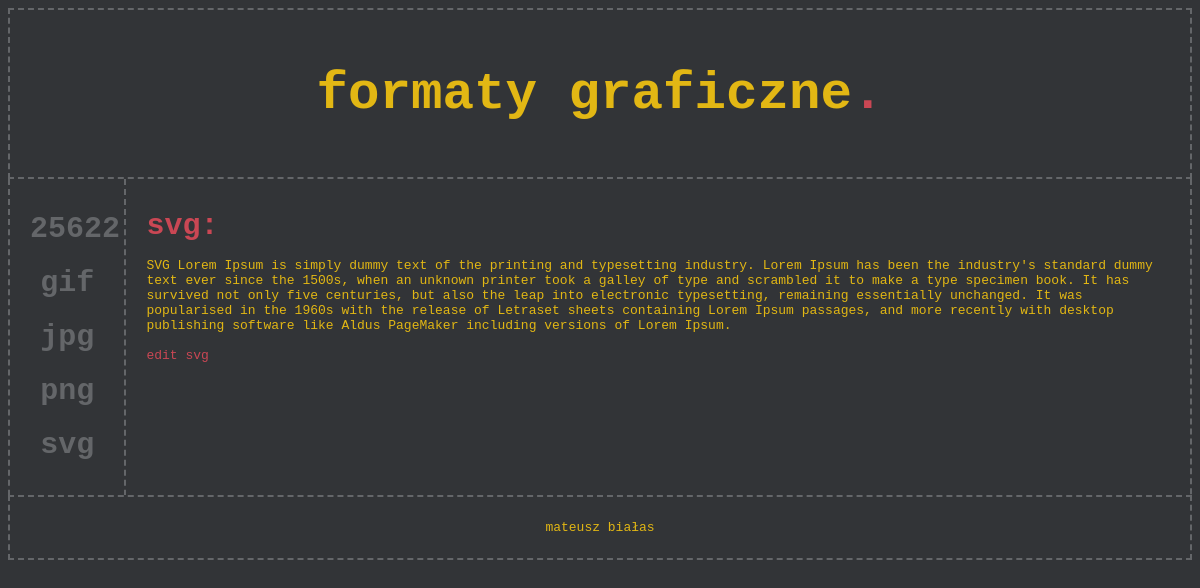
Page /format.php?id=svg on the committed database.
### tables this page shows
CREATE TABLE `formaty` (
  `nazwa` text NOT NULL,
  `tekst` text NOT NULL
);

### format.php (the view, shortened to what this page needs)
<?php
include("includes/head.php");
include("includes/dbcon.php");
$nazwa = $_GET['id'];
$sql = "SELECT tekst FROM formaty WHERE nazwa='$nazwa'";
$result = mysqli_query($conn, $sql);
if (mysqli_num_rows($result) > 0) {
    while($row = mysqli_fetch_assoc($result)) {
        echo "<div class='title'>$nazwa: </div><br>" . $row["tekst"]. "<br>";
    }
} else {
    echo "0 results";
}
echo "<br><a href='edit.php?id=".$nazwa."'>edit ".$nazwa."</a><br><br>";
?>

### includes/head.php (shortened to what this page needs)
<!DOCTYPE html>
<html lang="pl">
<head>
    <link rel="stylesheet" href="style/style.css?v=<?php echo time(); ?>">
</head>
<body>
<header>
    <h2>
        formaty graficzne<a href="add.php">.</a>
    </h2>
</header>
<div style="overflow: hidden;">
<section>
    <nav>
        <ul>
            <?php
            include("includes/dbcon.php");
            $sql = "SELECT nazwa FROM formaty";
            $result = mysqli_query($conn, $sql);
            if (mysqli_num_rows($result) > 0) {
                while($row = mysqli_fetch_assoc($result)) {
                    echo "<li><a href='format.php?id=".$row['nazwa']."'>".$row['nazwa']."</a></li>";
                }
            }
            ?>
        </ul>
    </nav>
    <article>

### style/style.css (style rules this page uses)
* { box-sizing: border-box; }
body { font-family: Monospace; background-color: #323437; }
a { text-decoration: none; color: #ca4754; }
header { background-color: #323437; padding: 10px; text-align: center; font-size: 35px; color: #e2b714; border: 2px dashed #646669; }
nav { float: left; width: 10%; background-color: #323437; padding: 20px; border-right: 2px dashed #646669; border-left: 2px dashed #646669; padding-bottom: 100%; margin-bottom: -100%; align-items: center; }
nav ul { list-style-type: none; text-align: center; padding: 0; }
ul li { padding-bottom: 20px; }
li a { color: #646669; text-decoration: none; font-weight: bold; font-size: 30px; }
article { float: left; padding: 20px; width: 90%; color: #e2b714; background-color: #323437; border-right: 2px dashed #646669; padding-bottom: 100%; margin-bottom: -100%; }
section:after { content: ""; display: table; clear: both; }
footer { background-color: #323437; padding: 10px; text-align: center; color: #e2b714; border: 2px dashed #646669; }
.title { color: #ca4754; margin-top: 10px; font-weight: bold; font-size: 30px; }
::placeholder { color: #bebebe; }

### rows in the picture
formaty: nazwa "25622"
formaty: nazwa "gif"
formaty: nazwa "jpg"
formaty: nazwa "png"
formaty: nazwa "svg", tekst "SVG Lorem Ipsum is simply dummy text of the printing and typesetting industry. Lorem Ipsum has been the industry's standard dummy text ever since the 1500s, when an unknown printer took a galley of type and scrambled it to make a type specimen book. It has survived not only five centuries, but also the leap into electronic typesetting, remaining essentially unchanged. It was popularised in the 1960s with the release of Letraset sheets containing Lorem Ipsum passages, and more recently with desktop publishing software like Aldus PageMaker including versions of Lorem Ipsum."

### other values in the picture
$nazwa "svg"
